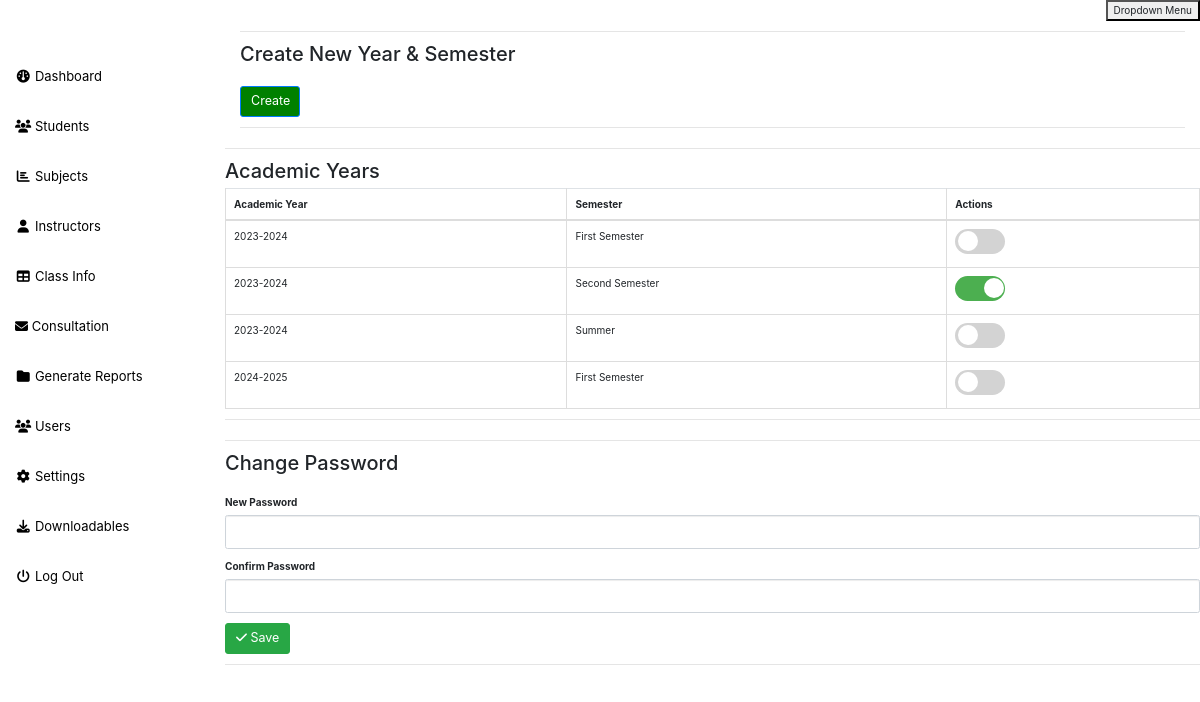
The page /admin/settings.php (signed in) on the database its author committed.
### tables this page shows
CREATE TABLE `ay` (
  `id` int(11) NOT NULL,
  `academic_year` varchar(255) DEFAULT NULL,
  `semester` varchar(255) DEFAULT NULL,
  `semester_id` int(11) DEFAULT NULL,
  `display` tinyint(4) DEFAULT NULL,
  `semester_display` tinyint(4) NOT NULL DEFAULT 1,
  `start_date` date DEFAULT NULL
);

### admin/settings.php (the view, shortened to what this page needs)
<?php
include ('include/header.php');
include ('include/sidebar.php');
include 'connection.php';
$ayResult = $dbconnection->query("SELECT * from ay");
$ay = [];
if ($ayResult) {
    while ($row = $ayResult->fetch_assoc()) {
        $ay[] = $row;
    }
}
?>
<div class="col-lg-12">
    <hr>
    <h2>Create New Year & Semester</h2>
    <br>
    <button type="button" class="btn btn-primary btn-lg" data-toggle="modal" data-target="#yearModal"
        style="background-color: green; max-width: 60px;">Create </button>
    <hr>
</div>
<div class="row">
    <div class="col-lg-12">
        <hr>
        <h2>Academic Years</h2>
        <?php if (!empty($ay)) { ?>
            <table class="table table-bordered">
                <thead>
                    <tr>
                        <th>Academic Year</th>
                        <th>Semester</th>
                        <th>Actions</th>
                    </tr>
                </thead>
                <tbody>
                    <?php foreach ($ay as $year) {
                        ?>
                        <tr>
                            <td><?php echo $year['academic_year']; ?></td>
                            <td><?php echo $year['semester']; ?></td>
                            <td>
                                <form action="" method="post" style="display: inline;">
                                    <label class="switch">
                                        <span
                                            class="slider round <?php echo isset($year['display']) && $year['display'] == 1 ? 'checked' : ''; ?>"></span>
                                    </label>
                                </form>
                            </td>
                        </tr>
                    <?php } ?>
                </tbody>
            </table>
        <?php } else { ?>
            <p>No academic years created.</p>
        <?php } ?>
        <hr>
    </div>
</div>
<div class="row">
    <div class="col-lg-12">
        <form action="" method="post">
            <hr>
            <h2>Change Password</h2>
            <br>
            <div class="form-group">
                <label>New Password</label>
                <input type="password" name="new" class="form-control" x-ref="new" required>
            </div>
            <div class="form-group">
                <label>Confirm Password</label>
                <input type="password" name="confirm" class="form-control" x-ref="confirm" required>
            </div>
            <button type="submit" name="updatePass" @click="validate" class="btn btn-success btn-lg"
                name="changePassword"> <i class="fa fa-check"></i> Save</button>
            <hr>
        </form>
    </div>
</div>
</div>
<?php include ('include/footer.php');

### css/sb-admin.css (style rules this page uses)
body { margin-top: 100px; background-color: rgb(255, 255, 255); }
@media (min-width:768px) { body { margin-top: 50px; } }

### admin/settings.php (style rules this page uses)
.switch { position: relative; display: inline-block; width: 50px; height: 25px; }
.slider { position: absolute; cursor: pointer; top: 0; left: 0; right: 0; bottom: 0; background-color: lightgray; transition: 0.4s; border-radius: 25px; }
.slider:before { position: absolute; content: ''; height: 20px; width: 20px; left: 3px; bottom: 3px; background-color: white; transition: 0.4s; border-radius: 50%; }
.slider.round { border-radius: 26px; }
.slider.round:before { border-radius: 50%; }
.slider.checked { background-color: #4CAF50; }
.slider.checked:before { transform: translateX(26px); }

### rows shown on the page
ay: academic_year "2023-2024", semester "First Semester", display 0 (drawn)
ay: academic_year "2023-2024", semester "Second Semester", display 1 (drawn)
ay: academic_year "2023-2024", semester "Summer", display 0 (drawn)
ay: academic_year "2024-2025", semester "First Semester", display 0 (drawn)
